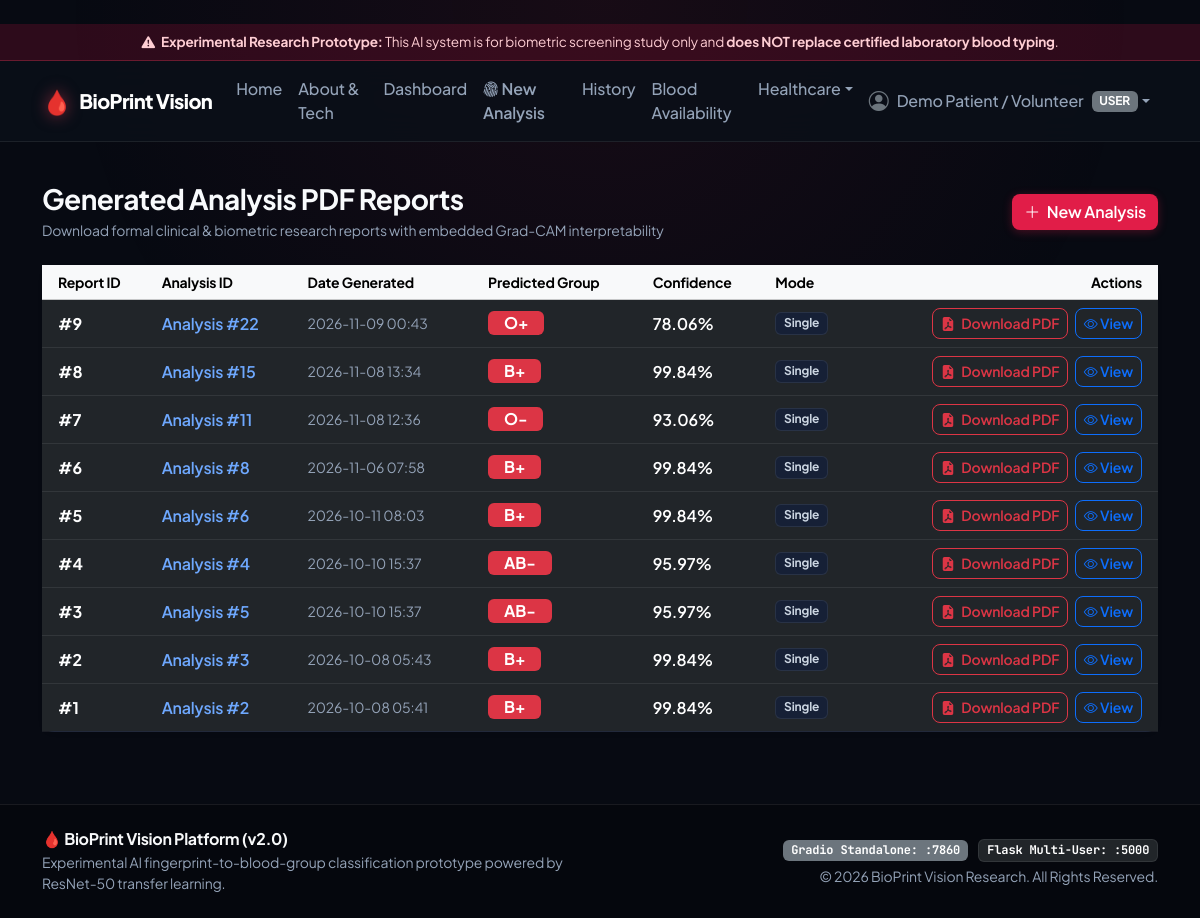
The app's page /reports (signed in), older data.
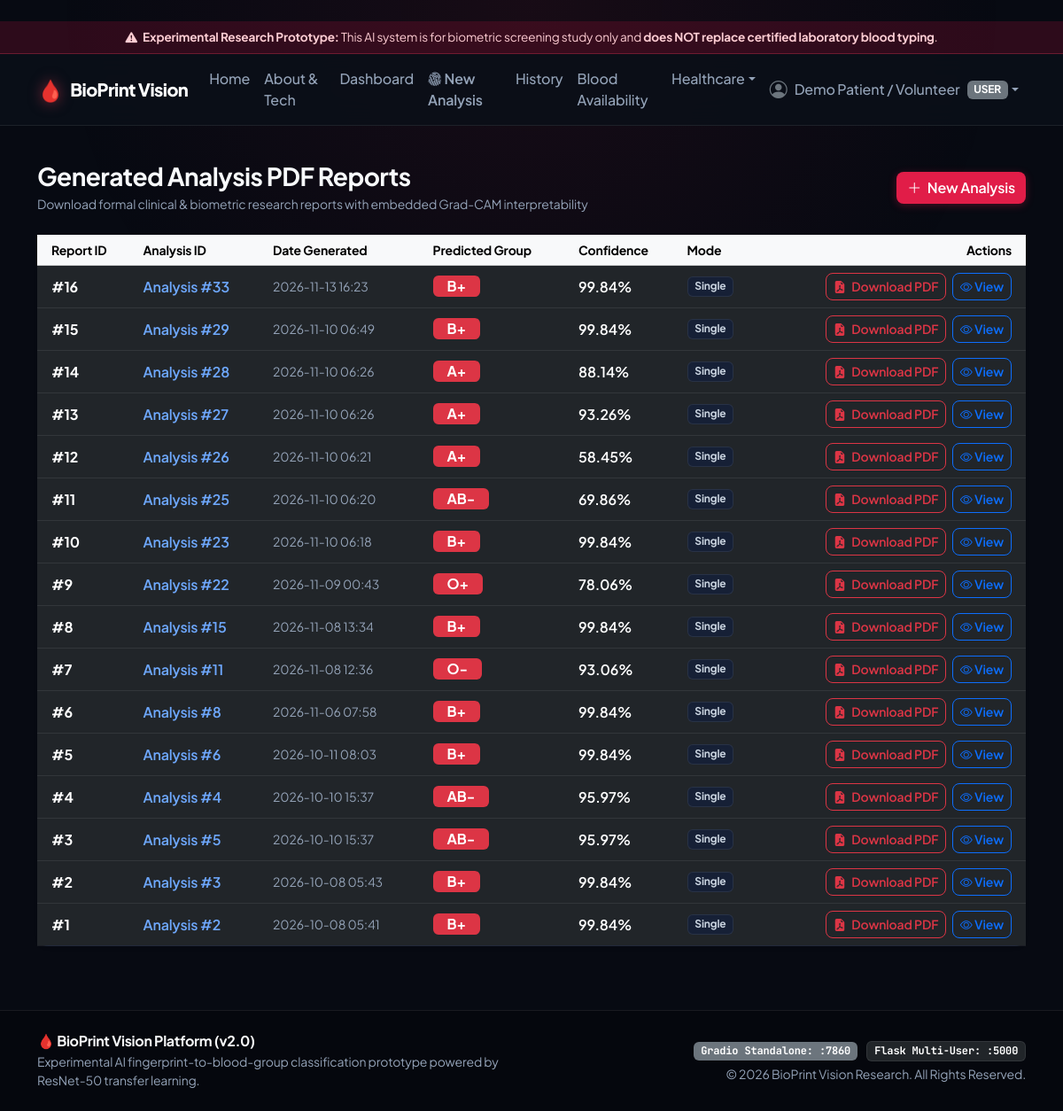
The same page, newer data.
### database/models.py (models this page shows, shortened)
class User(db.Model):
    __tablename__ = "users"
    id = db.Column(db.Integer, primary_key=True, autoincrement=True)
    name = db.Column(db.String(120), nullable=False)
    email = db.Column(db.String(150), unique=True, nullable=False, index=True)
    password_hash = db.Column(db.String(255), nullable=False)
    role = db.Column(db.String(20), nullable=False, default="USER", index=True)  # USER, HOSPITAL, ADMIN
    status = db.Column(db.String(20), nullable=False, default="ACTIVE")          # ACTIVE, INACTIVE, SUSPENDED
    created_at = db.Column(db.DateTime, nullable=False, default=datetime.utcnow)
    updated_at = db.Column(db.DateTime, nullable=False, default=datetime.utcnow, onupdate=datetime.utcnow)
    analyses = db.relationship("Analysis", backref="user", lazy=True, cascade="all, delete-orphan")
    facilities = db.relationship("Facility", backref="owner", lazy=True)

class Report(db.Model):
    __tablename__ = "reports"
    id = db.Column(db.Integer, primary_key=True, autoincrement=True)
    analysis_id = db.Column(db.Integer, db.ForeignKey("analyses.id", ondelete="CASCADE"), nullable=False, index=True)
    file_path = db.Column(db.String(255), nullable=False)
    created_at = db.Column(db.DateTime, nullable=False, default=datetime.utcnow)

class Analysis(db.Model):
    __tablename__ = "analyses"
    id = db.Column(db.Integer, primary_key=True, autoincrement=True)
    user_id = db.Column(db.Integer, db.ForeignKey("users.id", ondelete="CASCADE"), nullable=False, index=True)
    final_blood_group = db.Column(db.String(10), nullable=False, index=True)
    final_confidence = db.Column(db.Float, nullable=False)
    fingerprints_detected = db.Column(db.Integer, nullable=False, default=1)
    fingerprints_analyzed = db.Column(db.Integer, nullable=False, default=1)
    fingerprints_excluded = db.Column(db.Integer, nullable=False, default=0)
    agreement_percentage = db.Column(db.Float, nullable=False, default=100.0)
    mode = db.Column(db.String(20), nullable=False, default="single")  # single, multiple
    image_path = db.Column(db.String(255), nullable=True)
    annotated_image_path = db.Column(db.String(255), nullable=True)
    notes = db.Column(db.Text, nullable=True)
    created_at = db.Column(db.DateTime, nullable=False, default=datetime.utcnow, index=True)
    fingerprints = db.relationship("FingerprintResult", backref="analysis", lazy=True, cascade="all, delete-orphan")
    reports = db.relationship("Report", backref="analysis", lazy=True, cascade="all, delete-orphan")

### routes/reports.py (the view)
@reports_bp.route("/reports")
@login_required
def list_reports():
    reports = (
        Report.query.join(Analysis)
        .filter(Analysis.user_id == g.user.id)
        .order_by(Report.created_at.desc())
        .all()
    )
    return render_template("reports/list.html", reports=reports)

### routes/auth.py (called while the page is built)
def get_current_user():
    user_id = session.get("user_id")
    if user_id:
        return db.session.get(User, user_id)
    return None

def login_required(f):
    @wraps(f)
    def decorated_function(*args, **kwargs):
        if "user_id" not in session:
            flash("Please sign in to access this page.", "warning")
            return redirect(url_for("auth.login", next=request.path))
        return f(*args, **kwargs)
    return decorated_function

@auth_bp.before_app_request
def load_logged_in_user():
    g.user = get_current_user()

### templates/reports/list.html (shortened to what this page needs)
﻿{% extends "base.html" %}
{% block content %}
<div class="container-fluid px-0">
    <div class="d-flex flex-wrap justify-content-between align-items-center mb-4 gap-2">
        <div>
            <h2 class="h3 fw-bold mb-1">Generated Analysis PDF Reports</h2>
            <p class="text-muted small mb-0">Download formal clinical & biometric research reports with embedded Grad-CAM interpretability</p>
        </div>
        <div>
            <a href="{{ url_for('analysis.new_analysis') }}" class="btn btn-rose">
                <i class="bi bi-plus-lg me-1"></i> New Analysis
            </a>
        </div>
    </div>
    <div class="card border-0 shadow-sm">
        <div class="card-body p-0">
            {% if reports %}
            <div class="table-responsive">
                <table class="table table-hover align-middle mb-0">
                    <thead class="table-light small">
                        <tr>
                            <th class="ps-3">Report ID</th>
                            <th>Analysis ID</th>
                            <th>Date Generated</th>
                            <th>Predicted Group</th>
                            <th>Confidence</th>
                            <th>Mode</th>
                            <th class="text-end pe-3">Actions</th>
                        </tr>
                    </thead>
                    <tbody>
                        {% for r in reports %}
                        <tr>
                            <td class="ps-3 fw-bold">#{{ r.id }}</td>
                            <td>
                                <a href="{{ url_for('analysis.view_analysis', analysis_id=r.analysis_id) }}" class="text-decoration-none fw-semibold">
                                    Analysis #{{ r.analysis_id }}
                                </a>
                            </td>
                            <td class="text-muted small">{{ r.created_at.strftime('%Y-%m-%d %H:%M') }}</td>
                            <td>
                                <span class="badge bg-danger fs-6 px-3 py-1">{{ r.analysis.final_blood_group }}</span>
                            </td>
                            <td class="fw-semibold">
                                {{ "%.2f"|format(r.analysis.final_confidence) }}%
                            </td>
                            <td>
                                <span class="badge bg-light text-dark border">{{ r.analysis.mode|capitalize }}</span>
                            </td>
                            <td class="text-end pe-3">
                                <a href="{{ url_for('reports.download_report', report_id=r.id) }}" class="btn btn-sm btn-outline-danger">
                                    <i class="bi bi-file-earmark-pdf-fill me-1"></i> Download PDF
                                </a>
                                <a href="{{ url_for('analysis.view_analysis', analysis_id=r.analysis_id) }}" class="btn btn-sm btn-outline-primary ms-1">
                                    <i class="bi bi-eye"></i> View
                                </a>
                            </td>
                        </tr>
                        {% endfor %}
                    </tbody>
                </table>
            </div>
            {% endif %}
        </div>
    </div>
</div>
{% endblock %}

### templates/base.html (shortened to what this page needs)
<!DOCTYPE html>
<html lang="en" data-bs-theme="dark">
<head>
    <link href="https://cdn.jsdelivr.net/npm/bootstrap@5.3.3/dist/css/bootstrap.min.css" rel="stylesheet">
    <link href="https://cdn.jsdelivr.net/npm/bootstrap-icons@1.11.3/font/bootstrap-icons.min.css" rel="stylesheet">
</head>
<body>
    <div class="disclaimer-banner py-2 px-3 text-center">
        <i class="bi bi-exclamation-triangle-fill me-1"></i>
        <strong>Experimental Research Prototype:</strong> This AI system is for biometric screening study only and <strong>does NOT replace certified laboratory blood typing</strong>.
    </div>
    <nav class="navbar navbar-expand-lg navbar-dark sticky-top py-2">
        <div class="container position-relative">
            <a class="navbar-brand d-flex align-items-center" href="{{ url_for('main.index') }}">
                <span class="fs-4 me-2 brand-logo">🩸</span>
                <span>BioPrint Vision</span>
            </a>
            <div class="collapse navbar-collapse" id="navbarMain">
                <ul class="navbar-nav me-auto mb-2 mb-lg-0">
                    <li class="nav-item">
                        <a class="nav-link" href="{{ url_for('main.index') }}">Home</a>
                    </li>
                    <li class="nav-item">
                        <a class="nav-link" href="{{ url_for('main.about') }}">About & Tech</a>
                    </li>
                    {% if g.user %}
                    <li class="nav-item">
                        <a class="nav-link" href="{{ url_for('main.dashboard') }}">Dashboard</a>
                    </li>
                    <li class="nav-item">
                        <a class="nav-link text-danger fw-semibold" href="{{ url_for('analysis.new_analysis') }}">
                            <i class="bi bi-fingerprint"></i> New Analysis
                        </a>
                    </li>
                    <li class="nav-item">
                        <a class="nav-link" href="{{ url_for('analysis.history') }}">History</a>
                    </li>
                    <li class="nav-item">
                        <a class="nav-link" href="{{ url_for('availability.browse_availability') }}">Blood Availability</a>
                    </li>
                    <li class="nav-item dropdown">
                        <a class="nav-link dropdown-toggle" href="#" data-bs-toggle="dropdown">Healthcare</a>
                    </li>
                    {% endif %}
                </ul>
                <ul class="navbar-nav ms-auto mb-2 mb-lg-0 align-items-center">
                    {% if g.user %}
                    <li class="nav-item dropdown">
                        <a class="nav-link dropdown-toggle d-flex align-items-center" href="#" data-bs-toggle="dropdown">
                            <i class="bi bi-person-circle fs-5 me-2 text-secondary"></i>
                            <span>{{ g.user.name }}</span>
                            <span class="badge bg-secondary ms-2">{{ g.user.role }}</span>
                        </a>
                    </li>
                    {% endif %}
                </ul>
            </div>
        </div>
    </nav>
    <main class="container py-4 flex-grow-1 position-relative" style="z-index: 1;">
        {% block content %}{% endblock %}
    </main>
    <footer class="py-4 mt-5 position-relative" style="z-index: 10;">
        <div class="container text-center text-md-start">
            <div class="row gy-3 align-items-center">
                <div class="col-md-6">
                    <h6 class="fw-bold mb-1 text-light">🩸 BioPrint Vision Platform (v2.0)</h6>
                    <p class="text-muted small mb-0">
                        Experimental AI fingerprint-to-blood-group classification prototype powered by ResNet-50 transfer learning.
                    </p>
                </div>
                <div class="col-md-6 text-md-end">
                    <span class="badge bg-secondary font-mono me-2">Gradio Standalone: :7860</span>
                    <span class="badge bg-dark font-mono border border-secondary">Flask Multi-User: :5000</span>
                    <p class="text-muted small mt-1 mb-0">
                        &copy; 2026 BioPrint Vision Research. All Rights Reserved.
                    </p>
                </div>
            </div>
        </div>
    </footer>
</body>
</html>

### templates/base.html (style rules this page uses)
:root { --bp-obsidian: #070a12; --bp-surface: #0f172a; --bp-surface-elevated: #162036; --bp-surface-border: rgba(255, 255, 255, 0.08); --bp-primary: #f43f5e; --bp-primary-dark: #e11d48; --bp-primary-glow: rgba(244, 63, 94, 0.35); --bp-text-main: #f8fafc; --bp-text-body: #cbd5e1; --bp-text-muted: #94a3b8; }
body { background-color: var(--bp-obsidian); font-family: 'Plus Jakarta Sans', -apple-system, BlinkMacSystemFont, "Segoe UI", Roboto, sans-serif; color: var(--bp-text-body); min-height: 100vh; display: flex; flex-direction: column; letter-spacing: -0.01em; }
code, pre, .font-mono { font-family: 'JetBrains Mono', ui-monospace, SFMono-Regular, monospace; }
body::before { content: ''; position: fixed; top: 0; left: 50%; transform: translateX(-50%); width: 100vw; height: 480px; background: radial-gradient(circle at 50% 0%, rgba(225, 29, 72, 0.08), transparent 70%); pointer-events: none; z-index: 0; }
.disclaimer-banner { background-color: rgba(159, 18, 57, 0.25); color: #fecdd3; font-size: 0.85rem; border-bottom: 1px solid rgba(244, 63, 94, 0.3); position: relative; z-index: 10; }
.navbar { background: rgba(11, 15, 25, 0.88) !important; backdrop-filter: blur(16px); -webkit-backdrop-filter: blur(16px); border-bottom: 1px solid var(--bp-surface-border) !important; position: relative; z-index: 100; }
.navbar-brand { font-weight: 800; color: #ffffff !important; letter-spacing: -0.03em; }
.navbar-brand .brand-logo { filter: drop-shadow(0 0 8px rgba(244, 63, 94, 0.5)); }
.nav-link { color: var(--bp-text-muted) !important; font-weight: 500; transition: color 0.15s ease; }
.card { background-color: var(--bp-surface); border: 1px solid var(--bp-surface-border); border-radius: 12px; box-shadow: 0 4px 20px -2px rgba(0, 0, 0, 0.5); transition: box-shadow 0.2s ease, border-color 0.2s ease, transform 0.2s ease; }
h1, h2, h3, h4, h5, h6, .h1, .h2, .h3, .h4, .h5, .h6 { color: var(--bp-text-main); letter-spacing: -0.02em; }
.text-dark { color: #f8fafc !important; }
.text-muted { color: var(--bp-text-muted) !important; }
.bg-light { background-color: var(--bp-surface-elevated) !important; color: var(--bp-text-body) !important; }
.border, .border-bottom, .border-top, .border-end, .border-start { border-color: var(--bp-surface-border) !important; }
.btn { font-weight: 600; letter-spacing: -0.01em; border-radius: 8px; transition: transform 0.15s cubic-bezier(0.16, 1, 0.3, 1), box-shadow 0.15s ease, background-color 0.15s ease; }
.btn-rose { background-color: var(--bp-primary-dark); color: #ffffff; border: none; box-shadow: 0 2px 10px rgba(225, 29, 72, 0.3); }
.badge.bg-light { background-color: var(--bp-surface-elevated) !important; color: #cbd5e1 !important; border: 1px solid var(--bp-surface-border) !important; }
.table { color: var(--bp-text-body); border-color: var(--bp-surface-border); }
.table-light { background-color: var(--bp-surface-elevated) !important; color: var(--bp-text-main) !important; }
footer { margin-top: auto; background-color: #05070d; border-top: 1px solid var(--bp-surface-border); color: var(--bp-text-muted); }

Row changes from the older to the newer data that the page shows:
added Report: id "16", analysis_id "33", created_at "2026-11-13 16:23", analysis.final_blood_group "B+", analysis.mode "Single"
added Analysis: analysis.final_confidence "99.84"
added Report: id "15", analysis_id "29", created_at "2026-11-10 06:49", analysis.final_blood_group "B+", analysis.mode "Single"
added Analysis: analysis.final_confidence "99.84"
added Report: id "14", analysis_id "28", created_at "2026-11-10 06:26", analysis.final_blood_group "A+", analysis.mode "Single"
added Analysis: analysis.final_confidence "88.14"
added Report: id "13", analysis_id "27", created_at "2026-11-10 06:26", analysis.final_blood_group "A+", analysis.mode "Single"
added Analysis: analysis.final_confidence "93.26"
added Report: id "12", analysis_id "26", created_at "2026-11-10 06:21", analysis.final_blood_group "A+", analysis.mode "Single"
added Analysis: analysis.final_confidence "58.45"
added Report: id "11", analysis_id "25", created_at "2026-11-10 06:20", analysis.final_blood_group "AB-", analysis.mode "Single"
added Analysis: analysis.final_confidence "69.86"
added Report: id "10", analysis_id "23", created_at "2026-11-10 06:18", analysis.final_blood_group "B+", analysis.mode "Single"
added Analysis: analysis.final_confidence "99.84"
